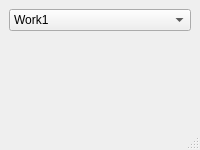
<?xml version="1.0" encoding="UTF-8"?>
<ui version="4.0">
 <class>MainWindow</class>
 <widget class="QMainWindow" name="MainWindow">
  <property name="geometry">
   <rect>
    <x>0</x>
    <y>0</y>
    <width>200</width>
    <height>150</height>
   </rect>
  </property>
  <property name="windowTitle">
   <string>Main</string>
  </property>
  <widget class="QWidget" name="centralwidget">
   <layout class="QVBoxLayout" name="verticalLayout">
    <item>
     <widget class="QComboBox" name="comboBox">
      <property name="sizePolicy">
       <sizepolicy hsizetype="Preferred" vsizetype="Fixed">
        <horstretch>0</horstretch>
        <verstretch>0</verstretch>
       </sizepolicy>
      </property>
      <item>
       <property name="text">
        <string>Work1</string>
       </property>
      </item>
      <item>
       <property name="text">
        <string>Work2</string>
       </property>
      </item>
     </widget>
    </item>
    <item>
     <spacer name="verticalSpacer">
      <property name="orientation">
       <enum>Qt::Orientation::Vertical</enum>
      </property>
      <property name="sizeHint" stdset="0">
       <size>
        <width>20</width>
        <height>40</height>
       </size>
      </property>
     </spacer>
    </item>
    <item>
     <widget class="QLabel" name="label">
      <property name="sizePolicy">
       <sizepolicy hsizetype="Preferred" vsizetype="Fixed">
        <horstretch>0</horstretch>
        <verstretch>0</verstretch>
       </sizepolicy>
      </property>
      <property name="text">
       <string/>
      </property>
      <property name="alignment">
       <set>Qt::AlignmentFlag::AlignCenter</set>
      </property>
     </widget>
    </item>
   </layout>
  </widget>
  <widget class="QMenuBar" name="menubar">
   <property name="geometry">
    <rect>
     <x>0</x>
     <y>0</y>
     <width>200</width>
     <height>22</height>
    </rect>
   </property>
  </widget>
  <widget class="QStatusBar" name="statusbar"/>
 </widget>
 <resources/>
 <connections/>
</ui>
